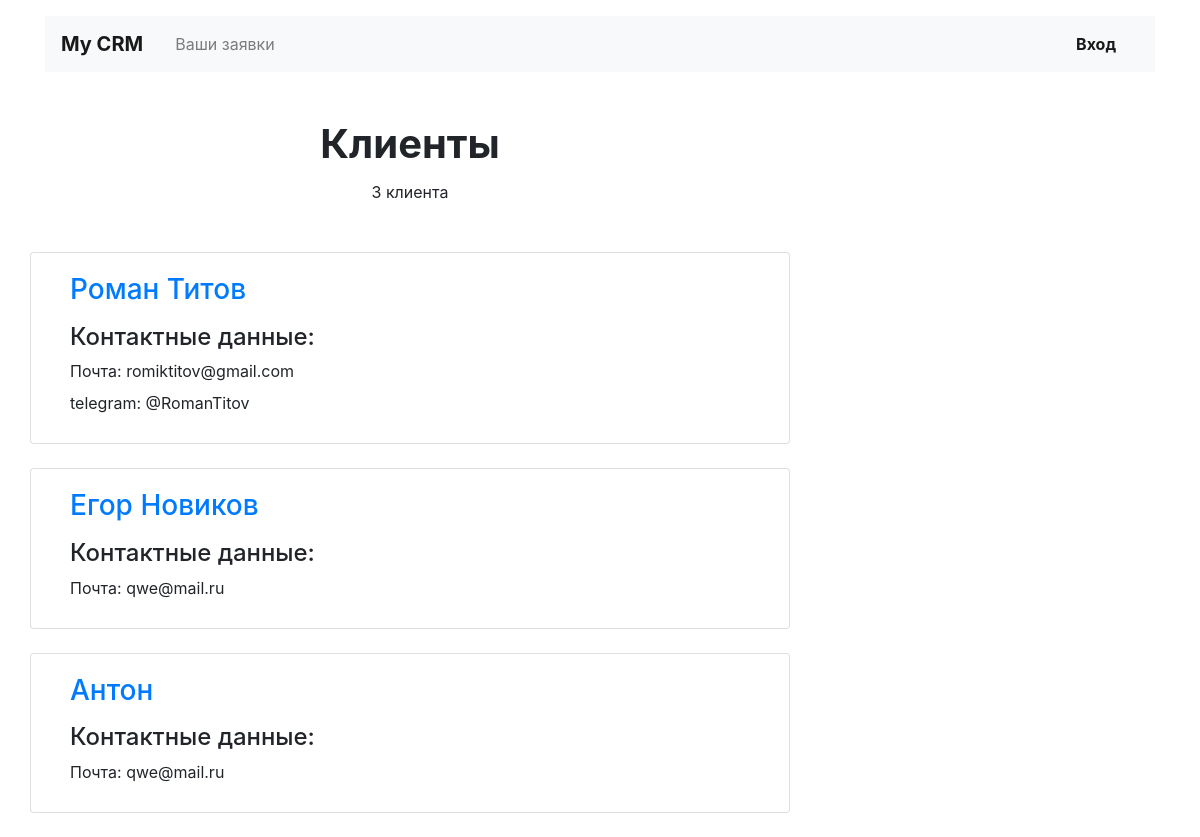
Screenshot of /clients/all/ with the database file from the repository.
### crm/models.py (models this page shows, shortened)
class Client(models.Model):
    first_name = models.CharField(
        'Имя',
        max_length=128,
    )
    last_name = models.CharField(
        'Фамилия',
        max_length=128,
        blank=True,
    )
    phone_regex = RegexValidator(
        regex=r'^\+?1?\d{9,15}$',
        message="Phone number must be entered in the format:"
                " '+999999999'. Up to 15 digits allowed.",
    )
    phone_number = models.CharField(
        'Номер телефона',
        validators=[phone_regex],
        max_length=17,
        blank=True
    )
    email = models.EmailField('Электронная почта')
    tg_username = models.CharField('Ник в telegram', max_length=128, blank=True)
    registration_data = models.DateTimeField(auto_now_add=True)
    class Meta:
        verbose_name = 'Клиент'
        verbose_name_plural = 'Клиенты'

### crm/views/client.py (the view)
# urls.py: path('clients/all/', ClientsView.as_view(), name='all_clients'),
class ClientsView(ListView):
    model = models.Client
    context_object_name = 'clients'
    template_name = 'crm/client/clients_list.html'

### crm/templatetags/ru_pluralize.py (called while the page is built)
@register.filter()
def ru_pluralize(number, arg: str = 'ночь,ночи,ночей'):
    nominative_singular, genitive_singular, genitive_plural = arg.split(',')
    number = abs(number)
    if number % 10 in [0, 5, 6, 7, 8, 9] or 11 <= number % 100 <= 19:
        return f'{number} {genitive_plural}'
    elif number % 10 == 1:
        return f'{number} {nominative_singular}'
    else:
        return f'{number} {genitive_singular}'

### crm/templates/crm/client/clients_list.html
{% extends "../base/base.html" %}
{% load ru_pluralize %}
{% load crispy_forms_tags %}
{% block content %}
<section class="row pt-2">
  <div class="col-12 col-lg-8">
      <h1 class="h1 text-center mx-auto mt-4"><strong>Клиенты</strong></h1>
      <p class="text-center pt-1">{{ clients|length|ru_pluralize:'клиент, клиента, клиентов' }}</p>
      <div class="row mt-5">
          {% load i18n %}
            {% language 'ru' %}
              {% for client in clients %}
                {% include './client_card.html' %}
              {% endfor %}
            {% endlanguage %}
      </div>
  </div>
</section>
{% endblock content %}

### crm/templates/crm/client/client_card.html (shortened to what this page needs)
<div class="card col-12 mb-4">
    <div class="card-body px-4">
      <div class="row">
        <div class="col-12">
          <a href="{% url 'client_edit' client.id %}"><h3 class="h3 pb-2">{{ client.first_name }} {{ client.last_name }}</h3></a>
          <h4 class="mb-2">Контактные данные:</h4>
          <p class="mb-2">Почта: {{ client.email }}</p>
          {% if client.tg_username %}
            <p class="mb-2">telegram: {{ client.tg_username }}</p>
          {% endif %}
        </div>
      </div>
    </div>
</div>

### rows the page displays
Client: first_name "Роман", last_name "Титов", email "romiktitov@gmail.com", tg_username "@RomanTitov"
Client: first_name "Егор", last_name "Новиков", email "qwe@mail.ru"
Client: first_name "Антон", email "qwe@mail.ru"

### other values shown
{{ clients|length|ru_pluralize:'клиент, клиента, клиентов' }} "3 клиента"
